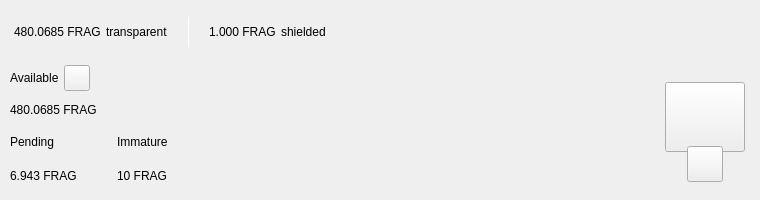
<?xml version="1.0" encoding="UTF-8"?>
<ui version="4.0">
 <class>TopBar</class>
 <widget class="QWidget" name="TopBar">
  <property name="geometry">
   <rect>
    <x>0</x>
    <y>0</y>
    <width>734</width>
    <height>200</height>
   </rect>
  </property>
  <property name="minimumSize">
   <size>
    <width>0</width>
    <height>200</height>
   </size>
  </property>
  <property name="maximumSize">
   <size>
    <width>16777215</width>
    <height>200</height>
   </size>
  </property>
  <property name="windowTitle">
   <string notr="true">N/A</string>
  </property>
  <layout class="QVBoxLayout" name="verticalLayout_10" stretch="0">
   <property name="spacing">
    <number>0</number>
   </property>
   <property name="leftMargin">
    <number>0</number>
   </property>
   <property name="topMargin">
    <number>0</number>
   </property>
   <property name="rightMargin">
    <number>0</number>
   </property>
   <property name="bottomMargin">
    <number>0</number>
   </property>
   <item>
    <widget class="PFBorderImage" name="containerTop">
     <layout class="QVBoxLayout" name="verticalLayout_11">
      <property name="spacing">
       <number>0</number>
      </property>
      <property name="leftMargin">
       <number>0</number>
      </property>
      <property name="topMargin">
       <number>0</number>
      </property>
      <property name="rightMargin">
       <number>0</number>
      </property>
      <property name="bottomMargin">
       <number>0</number>
      </property>
      <item>
       <widget class="QWidget" name="top_container_2" native="true">
        <property name="minimumSize">
         <size>
          <width>0</width>
          <height>65</height>
         </size>
        </property>
        <layout class="QHBoxLayout" name="top_container">
         <property name="spacing">
          <number>0</number>
         </property>
         <property name="leftMargin">
          <number>14</number>
         </property>
         <property name="topMargin">
          <number>0</number>
         </property>
         <property name="rightMargin">
          <number>14</number>
         </property>
         <property name="bottomMargin">
          <number>0</number>
         </property>
         <item alignment="Qt::AlignVCenter">
          <widget class="QWidget" name="widgetTopAmount" native="true">
           <property name="sizePolicy">
            <sizepolicy hsizetype="Preferred" vsizetype="Maximum">
             <horstretch>0</horstretch>
             <verstretch>0</verstretch>
            </sizepolicy>
           </property>
           <layout class="QHBoxLayout" name="horizontalLayout_5">
            <property name="spacing">
             <number>5</number>
            </property>
            <property name="leftMargin">
             <number>0</number>
            </property>
            <property name="topMargin">
             <number>0</number>
            </property>
            <property name="rightMargin">
             <number>0</number>
            </property>
            <property name="bottomMargin">
             <number>0</number>
            </property>
            <item alignment="Qt::AlignTop">
             <widget class="QLabel" name="labelAmountTopFrag">
              <property name="minimumSize">
               <size>
                <width>0</width>
                <height>36</height>
               </size>
              </property>
              <property name="styleSheet">
               <string notr="true">padding:0px;margin:0px;</string>
              </property>
              <property name="text">
               <string notr="true">480.0685 FRAG</string>
              </property>
             </widget>
            </item>
            <item>
             <widget class="QLabel" name="labelTrans">
              <property name="text">
               <string>transparent</string>
              </property>
             </widget>
            </item>
            <item>
             <spacer name="horizontalSpacer_11">
              <property name="orientation">
               <enum>Qt::Horizontal</enum>
              </property>
              <property name="sizeType">
               <enum>QSizePolicy::Fixed</enum>
              </property>
              <property name="sizeHint" stdset="0">
               <size>
                <width>15</width>
                <height>20</height>
               </size>
              </property>
             </spacer>
            </item>
            <item alignment="Qt::AlignVCenter">
             <widget class="QLabel" name="typeSpacerTop">
              <property name="minimumSize">
               <size>
                <width>1</width>
                <height>30</height>
               </size>
              </property>
              <property name="maximumSize">
               <size>
                <width>1</width>
                <height>30</height>
               </size>
              </property>
              <property name="styleSheet">
               <string notr="true">background-color:white;
padding:0px;
border:none;</string>
              </property>
              <property name="text">
               <string/>
              </property>
             </widget>
            </item>
            <item>
             <spacer name="horizontalSpacer_12">
              <property name="orientation">
               <enum>Qt::Horizontal</enum>
              </property>
              <property name="sizeType">
               <enum>QSizePolicy::Fixed</enum>
              </property>
              <property name="sizeHint" stdset="0">
               <size>
                <width>15</width>
                <height>20</height>
               </size>
              </property>
             </spacer>
            </item>
            <item alignment="Qt::AlignTop">
             <widget class="QLabel" name="labelAmountTopShieldedFrag">
              <property name="minimumSize">
               <size>
                <width>0</width>
                <height>36</height>
               </size>
              </property>
              <property name="text">
               <string notr="true">1.000 FRAG</string>
              </property>
             </widget>
            </item>
            <item>
             <widget class="QLabel" name="labelShield">
              <property name="text">
               <string>shielded</string>
              </property>
             </widget>
            </item>
           </layout>
          </widget>
         </item>
         <item>
          <spacer name="horizontalSpacer">
           <property name="orientation">
            <enum>Qt::Horizontal</enum>
           </property>
           <property name="sizeHint" stdset="0">
            <size>
             <width>40</width>
             <height>20</height>
            </size>
           </property>
          </spacer>
         </item>
         <item>
          <layout class="QHBoxLayout" name="horizontalLayout_4">
           <property name="spacing">
            <number>12</number>
           </property>
           <property name="rightMargin">
            <number>0</number>
           </property>
           <item alignment="Qt::AlignRight">
            <widget class="QWidget" name="layoutSync" native="true">
             <property name="minimumSize">
              <size>
               <width>0</width>
               <height>36</height>
              </size>
             </property>
             <property name="maximumSize">
              <size>
               <width>16777215</width>
               <height>36</height>
              </size>
             </property>
             <layout class="QVBoxLayout" name="verticalLayout_9">
              <property name="leftMargin">
               <number>0</number>
              </property>
              <property name="topMargin">
               <number>0</number>
              </property>
              <property name="rightMargin">
               <number>0</number>
              </property>
              <property name="bottomMargin">
               <number>0</number>
              </property>
              <item>
               <widget class="ExpandableButton" name="pushButtonSync" native="true">
                <property name="minimumSize">
                 <size>
                  <width>36</width>
                  <height>36</height>
                 </size>
                </property>
                <property name="maximumSize">
                 <size>
                  <width>16777215</width>
                  <height>36</height>
                 </size>
                </property>
               </widget>
              </item>
             </layout>
            </widget>
           </item>
           <item>
            <widget class="ExpandableButton" name="pushButtonHDUpgrade" native="true">
             <property name="minimumSize">
              <size>
               <width>36</width>
               <height>36</height>
              </size>
             </property>
            </widget>
           </item>
           <item>
            <widget class="ExpandableButton" name="pushButtonStack" native="true">
             <property name="minimumSize">
              <size>
               <width>36</width>
               <height>36</height>
              </size>
             </property>
            </widget>
           </item>
           <item>
            <widget class="ExpandableButton" name="pushButtonColdStaking" native="true">
             <property name="minimumSize">
              <size>
               <width>36</width>
               <height>36</height>
              </size>
             </property>
            </widget>
           </item>
           <item>
            <widget class="ExpandableButton" name="pushButtonConnection" native="true">
             <property name="minimumSize">
              <size>
               <width>36</width>
               <height>36</height>
              </size>
             </property>
            </widget>
           </item>
           <item>
            <widget class="ExpandableButton" name="pushButtonTor" native="true">
             <property name="minimumSize">
              <size>
               <width>36</width>
               <height>36</height>
              </size>
             </property>
            </widget>
           </item>
           <item>
            <widget class="ExpandableButton" name="pushButtonLock" native="true">
             <property name="sizePolicy">
              <sizepolicy hsizetype="Expanding" vsizetype="Expanding">
               <horstretch>0</horstretch>
               <verstretch>0</verstretch>
              </sizepolicy>
             </property>
             <property name="minimumSize">
              <size>
               <width>36</width>
               <height>0</height>
              </size>
             </property>
            </widget>
           </item>
           <item>
            <widget class="ExpandableButton" name="pushButtonTheme" native="true">
             <property name="minimumSize">
              <size>
               <width>36</width>
               <height>36</height>
              </size>
             </property>
             <property name="maximumSize">
              <size>
               <width>16777215</width>
               <height>36</height>
              </size>
             </property>
            </widget>
           </item>
           <item>
            <widget class="ExpandableButton" name="pushButtonFAQ" native="true">
             <property name="minimumSize">
              <size>
               <width>36</width>
               <height>36</height>
              </size>
             </property>
            </widget>
           </item>
          </layout>
         </item>
        </layout>
       </widget>
      </item>
      <item>
       <widget class="QWidget" name="bottom_container" native="true">
        <property name="minimumSize">
         <size>
          <width>0</width>
          <height>135</height>
         </size>
        </property>
        <layout class="QHBoxLayout" name="botton_container">
         <property name="leftMargin">
          <number>10</number>
         </property>
         <property name="topMargin">
          <number>0</number>
         </property>
         <property name="rightMargin">
          <number>10</number>
         </property>
         <property name="bottomMargin">
          <number>10</number>
         </property>
         <item>
          <layout class="QVBoxLayout" name="verticalLayout_7">
           <property name="spacing">
            <number>0</number>
           </property>
           <property name="leftMargin">
            <number>0</number>
           </property>
           <property name="rightMargin">
            <number>30</number>
           </property>
           <item>
            <layout class="QVBoxLayout" name="verticalLayout_2">
             <item>
              <layout class="QHBoxLayout" name="horizontalLayoutContainerAvailable">
               <property name="spacing">
                <number>5</number>
               </property>
               <item>
                <widget class="QLabel" name="labelTitle1">
                 <property name="text">
                  <string>Available</string>
                 </property>
                </widget>
               </item>
               <item>
                <widget class="QPushButton" name="pushButtonBalanceInfo">
                 <property name="minimumSize">
                  <size>
                   <width>26</width>
                   <height>26</height>
                  </size>
                 </property>
                 <property name="maximumSize">
                  <size>
                   <width>26</width>
                   <height>26</height>
                  </size>
                 </property>
                 <property name="mouseTracking">
                  <bool>true</bool>
                 </property>
                 <property name="focusPolicy">
                  <enum>Qt::NoFocus</enum>
                 </property>
                 <property name="text">
                  <string notr="true"/>
                 </property>
                 <property name="iconSize">
                  <size>
                   <width>24</width>
                   <height>24</height>
                  </size>
                 </property>
                 <property name="shortcut">
                  <string notr="true"/>
                 </property>
                </widget>
               </item>
               <item>
                <spacer name="horizontalSpacer_4">
                 <property name="orientation">
                  <enum>Qt::Horizontal</enum>
                 </property>
                 <property name="sizeType">
                  <enum>QSizePolicy::MinimumExpanding</enum>
                 </property>
                 <property name="sizeHint" stdset="0">
                  <size>
                   <width>20</width>
                   <height>20</height>
                  </size>
                 </property>
                </spacer>
               </item>
              </layout>
             </item>
             <item>
              <widget class="QLabel" name="labelAmountFrag">
               <property name="text">
                <string notr="true">480.0685 FRAG</string>
               </property>
              </widget>
             </item>
            </layout>
           </item>
           <item>
            <widget class="QWidget" name="container_imm_pend" native="true">
             <layout class="QHBoxLayout" name="horizontalLayout_2">
              <property name="spacing">
               <number>0</number>
              </property>
              <property name="leftMargin">
               <number>0</number>
              </property>
              <property name="topMargin">
               <number>0</number>
              </property>
              <property name="rightMargin">
               <number>0</number>
              </property>
              <property name="bottomMargin">
               <number>0</number>
              </property>
              <item alignment="Qt::AlignLeft">
               <widget class="QWidget" name="container_pending" native="true">
                <property name="sizePolicy">
                 <sizepolicy hsizetype="Minimum" vsizetype="Preferred">
                  <horstretch>0</horstretch>
                  <verstretch>0</verstretch>
                 </sizepolicy>
                </property>
                <layout class="QVBoxLayout" name="verticalLayout_3">
                 <property name="leftMargin">
                  <number>0</number>
                 </property>
                 <property name="topMargin">
                  <number>0</number>
                 </property>
                 <property name="rightMargin">
                  <number>0</number>
                 </property>
                 <property name="bottomMargin">
                  <number>0</number>
                 </property>
                 <item>
                  <widget class="QLabel" name="labelTitle3">
                   <property name="text">
                    <string>Pending</string>
                   </property>
                  </widget>
                 </item>
                 <item>
                  <widget class="QLabel" name="labelPendingFrag">
                   <property name="text">
                    <string notr="true">6.943 FRAG</string>
                   </property>
                  </widget>
                 </item>
                </layout>
               </widget>
              </item>
              <item>
               <spacer name="horizontalSpacer_3">
                <property name="orientation">
                 <enum>Qt::Horizontal</enum>
                </property>
                <property name="sizeType">
                 <enum>QSizePolicy::Fixed</enum>
                </property>
                <property name="sizeHint" stdset="0">
                 <size>
                  <width>40</width>
                  <height>20</height>
                 </size>
                </property>
               </spacer>
              </item>
              <item alignment="Qt::AlignLeft">
               <widget class="QWidget" name="container_immature" native="true">
                <property name="sizePolicy">
                 <sizepolicy hsizetype="Minimum" vsizetype="Preferred">
                  <horstretch>0</horstretch>
                  <verstretch>0</verstretch>
                 </sizepolicy>
                </property>
                <layout class="QVBoxLayout" name="verticalLayout_4">
                 <property name="leftMargin">
                  <number>0</number>
                 </property>
                 <property name="topMargin">
                  <number>0</number>
                 </property>
                 <property name="rightMargin">
                  <number>0</number>
                 </property>
                 <property name="bottomMargin">
                  <number>0</number>
                 </property>
                 <item>
                  <widget class="QLabel" name="labelTitle4">
                   <property name="text">
                    <string>Immature</string>
                   </property>
                  </widget>
                 </item>
                 <item>
                  <widget class="QLabel" name="labelImmatureFrag">
                   <property name="text">
                    <string notr="true">10 FRAG</string>
                   </property>
                  </widget>
                 </item>
                </layout>
               </widget>
              </item>
              <item>
               <spacer name="horizontalSpacer_5">
                <property name="orientation">
                 <enum>Qt::Horizontal</enum>
                </property>
                <property name="sizeHint" stdset="0">
                 <size>
                  <width>40</width>
                  <height>20</height>
                 </size>
                </property>
               </spacer>
              </item>
             </layout>
            </widget>
           </item>
          </layout>
         </item>
         <item>
          <spacer name="horizontalSpacer_2">
           <property name="orientation">
            <enum>Qt::Horizontal</enum>
           </property>
           <property name="sizeHint" stdset="0">
            <size>
             <width>40</width>
             <height>20</height>
            </size>
           </property>
          </spacer>
         </item>
         <item alignment="Qt::AlignHCenter|Qt::AlignVCenter">
          <widget class="QWidget" name="qrContainer" native="true">
           <property name="sizePolicy">
            <sizepolicy hsizetype="Preferred" vsizetype="Minimum">
             <horstretch>0</horstretch>
             <verstretch>0</verstretch>
            </sizepolicy>
           </property>
           <property name="minimumSize">
            <size>
             <width>90</width>
             <height>110</height>
            </size>
           </property>
           <property name="maximumSize">
            <size>
             <width>90</width>
             <height>110</height>
            </size>
           </property>
           <layout class="QVBoxLayout" name="containerQR">
            <property name="spacing">
             <number>0</number>
            </property>
            <property name="leftMargin">
             <number>5</number>
            </property>
            <property name="topMargin">
             <number>10</number>
            </property>
            <property name="rightMargin">
             <number>5</number>
            </property>
            <property name="bottomMargin">
             <number>0</number>
            </property>
            <item>
             <widget class="QPushButton" name="btnQr">
              <property name="minimumSize">
               <size>
                <width>70</width>
                <height>70</height>
               </size>
              </property>
              <property name="maximumSize">
               <size>
                <width>16777215</width>
                <height>70</height>
               </size>
              </property>
              <property name="focusPolicy">
               <enum>Qt::NoFocus</enum>
              </property>
              <property name="text">
               <string/>
              </property>
              <property name="iconSize">
               <size>
                <width>70</width>
                <height>70</height>
               </size>
              </property>
             </widget>
            </item>
            <item>
             <spacer name="verticalSpacer">
              <property name="orientation">
               <enum>Qt::Vertical</enum>
              </property>
              <property name="sizeType">
               <enum>QSizePolicy::Fixed</enum>
              </property>
              <property name="sizeHint" stdset="0">
               <size>
                <width>20</width>
                <height>20</height>
               </size>
              </property>
             </spacer>
            </item>
            <item alignment="Qt::AlignHCenter|Qt::AlignBottom">
             <widget class="QPushButton" name="pushButtonQR">
              <property name="minimumSize">
               <size>
                <width>36</width>
                <height>36</height>
               </size>
              </property>
              <property name="maximumSize">
               <size>
                <width>36</width>
                <height>36</height>
               </size>
              </property>
              <property name="focusPolicy">
               <enum>Qt::NoFocus</enum>
              </property>
              <property name="text">
               <string/>
              </property>
             </widget>
            </item>
           </layout>
          </widget>
         </item>
        </layout>
       </widget>
      </item>
     </layout>
    </widget>
   </item>
  </layout>
 </widget>
 <customwidgets>
  <customwidget>
   <class>ExpandableButton</class>
   <extends>QWidget</extends>
   <header>qt/gamefrag/expandablebutton.h</header>
   <container>1</container>
  </customwidget>
  <customwidget>
   <class>PFBorderImage</class>
   <extends>QFrame</extends>
   <header>qt/gamefrag/pfborderimage.h</header>
   <container>1</container>
  </customwidget>
 </customwidgets>
 <resources/>
 <connections/>
</ui>
